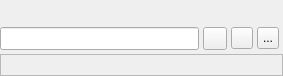
<?xml version="1.0" encoding="UTF-8"?>
<ui version="4.0">
 <class>BlSearchWidgetBase</class>
 <widget class="QWidget" name="BlSearchWidgetBase">
  <property name="geometry">
   <rect>
    <x>0</x>
    <y>0</y>
    <width>283</width>
    <height>76</height>
   </rect>
  </property>
  <property name="focusPolicy">
   <enum>Qt::StrongFocus</enum>
  </property>
  <property name="windowTitle">
   <string>Form1</string>
  </property>
  <layout class="QGridLayout">
   <property name="margin">
    <number>0</number>
   </property>
   <property name="spacing">
    <number>4</number>
   </property>
   <item row="0" column="0" colspan="5">
    <widget class="QLabel" name="mui_labelBusqueda">
     <property name="minimumSize">
      <size>
       <width>0</width>
       <height>22</height>
      </size>
     </property>
     <property name="text">
      <string/>
     </property>
    </widget>
   </item>
   <item row="1" column="0">
    <widget class="QLineEdit" name="m_inputBusqueda">
     <property name="sizePolicy">
      <sizepolicy hsizetype="Expanding" vsizetype="Preferred">
       <horstretch>0</horstretch>
       <verstretch>0</verstretch>
      </sizepolicy>
     </property>
     <property name="minimumSize">
      <size>
       <width>100</width>
       <height>22</height>
      </size>
     </property>
    </widget>
   </item>
   <item row="1" column="2">
    <widget class="QToolButton" name="m_buscarWidget">
     <property name="minimumSize">
      <size>
       <width>22</width>
       <height>22</height>
      </size>
     </property>
     <property name="maximumSize">
      <size>
       <width>22</width>
       <height>22</height>
      </size>
     </property>
     <property name="focusPolicy">
      <enum>Qt::StrongFocus</enum>
     </property>
     <property name="toolTip">
      <string>Buscar</string>
     </property>
     <property name="text">
      <string/>
     </property>
     <property name="icon">
      <iconset resource="../../bulmages.qrc">
       <normaloff>:/Images/edit-find.png</normaloff>:/Images/edit-find.png</iconset>
     </property>
     <property name="iconSize">
      <size>
       <width>16</width>
       <height>16</height>
      </size>
     </property>
     <property name="shortcut">
      <string>Ctrl+F</string>
     </property>
    </widget>
   </item>
   <item row="3" column="0" colspan="5">
    <widget class="QLabel" name="m_textBusqueda">
     <property name="sizePolicy">
      <sizepolicy hsizetype="Expanding" vsizetype="Preferred">
       <horstretch>0</horstretch>
       <verstretch>0</verstretch>
      </sizepolicy>
     </property>
     <property name="minimumSize">
      <size>
       <width>0</width>
       <height>22</height>
      </size>
     </property>
     <property name="frameShape">
      <enum>QFrame::StyledPanel</enum>
     </property>
     <property name="text">
      <string/>
     </property>
    </widget>
   </item>
   <item row="1" column="3">
    <widget class="QToolButton" name="m_clearSearchWidget">
     <property name="minimumSize">
      <size>
       <width>22</width>
       <height>22</height>
      </size>
     </property>
     <property name="maximumSize">
      <size>
       <width>22</width>
       <height>22</height>
      </size>
     </property>
     <property name="focusPolicy">
      <enum>Qt::StrongFocus</enum>
     </property>
     <property name="toolTip">
      <string>Limpiar campo</string>
     </property>
     <property name="text">
      <string>...</string>
     </property>
     <property name="icon">
      <iconset resource="../../bulmages.qrc">
       <normaloff>:/Images/edit-delete.png</normaloff>:/Images/edit-delete.png</iconset>
     </property>
    </widget>
   </item>
   <item row="1" column="1">
    <widget class="QToolButton" name="mui_create">
     <property name="text">
      <string/>
     </property>
     <property name="icon">
      <iconset resource="../../bulmages.qrc">
       <normaloff>:/BfBulmaFact48x48/images/png/48x48/i_bulmages_boton_mas.48x48.png</normaloff>:/BfBulmaFact48x48/images/png/48x48/i_bulmages_boton_mas.48x48.png</iconset>
     </property>
    </widget>
   </item>
  </layout>
 </widget>
 <layoutdefault spacing="0" margin="0"/>
 <includes>
  <include location="local">local_blI18n.h</include>
 </includes>
 <resources>
  <include location="../../bulmages.qrc"/>
 </resources>
 <connections/>
</ui>
